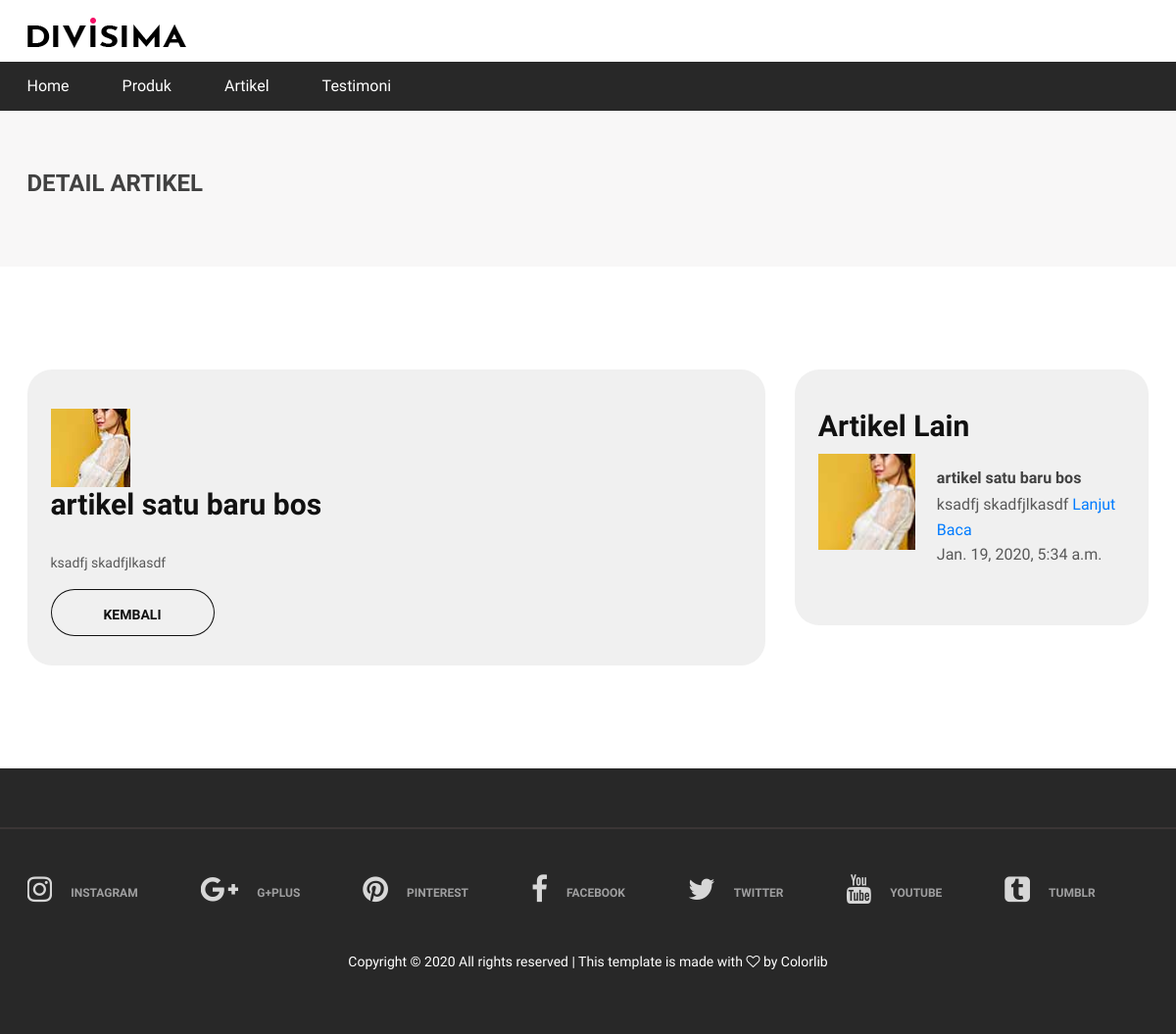
The page /artikel/artikel-satu-baru-bos on the database as committed earlier.
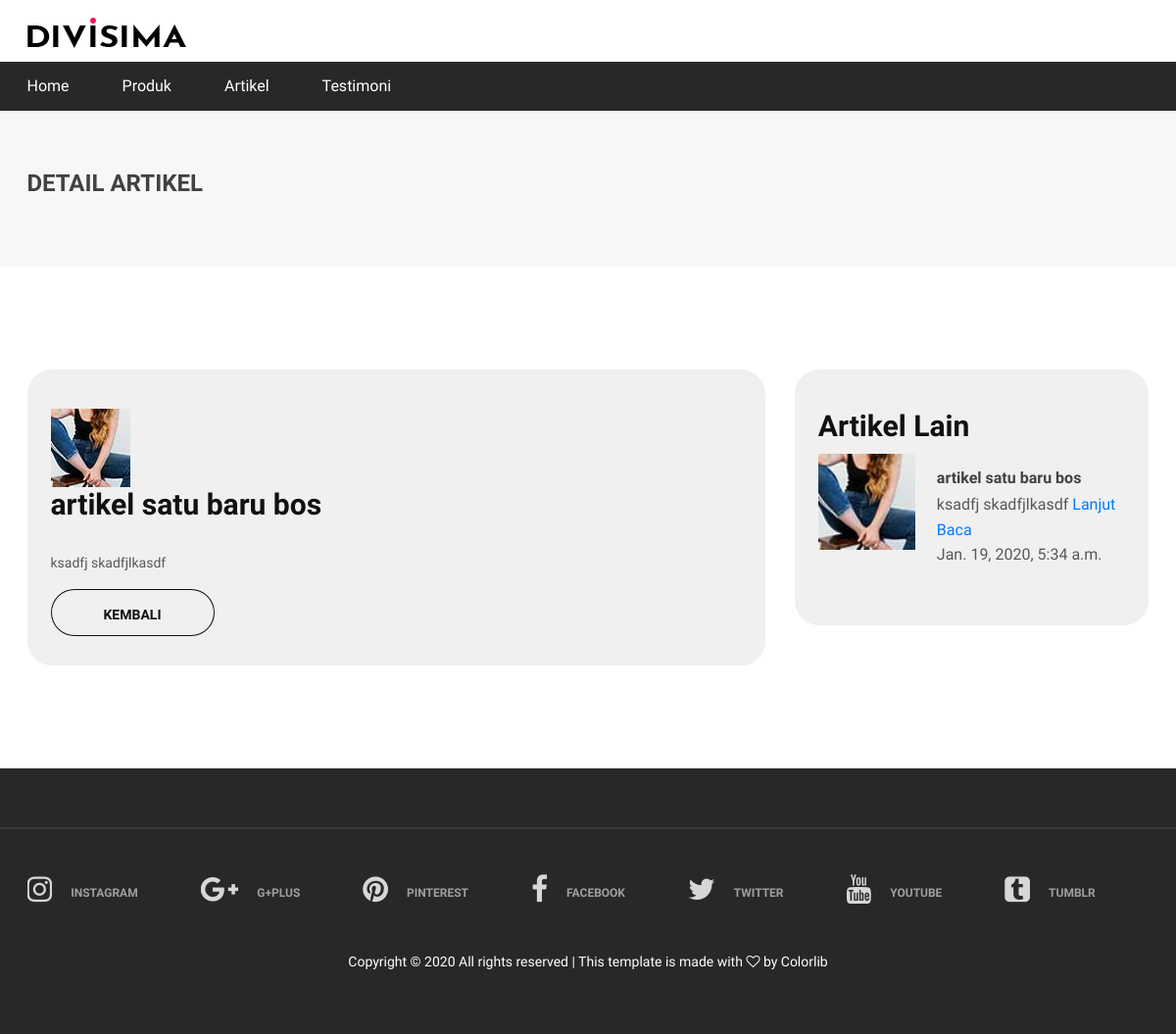
The same page on the database as committed later.
### blog/models.py (models this page shows, shortened)
class artikel(models.Model):
    judul = models.CharField(max_length=50)
    isi = models.TextField(max_length=1000)
    tanggal = models.DateTimeField(auto_now_add=True,blank=True,null=True)
    slug = models.SlugField(editable=False,blank=True,null=True)
    gambar = models.ImageField(upload_to='images/',null=True)
    kategori = models.ForeignKey(kategori_artikel,on_delete=models.SET_NULL,null=True)

### blog/views.py (the view)
# urls.py: path('<slug:blogslug>',views.show,name='show'),
def show(request,blogslug):
    detail_artikel = artikel.objects.get(slug=blogslug)
    artikel_lain = artikel.objects.all().order_by('?')[0:5]
    context = {
        'detail_artikel':detail_artikel,
        'artikel_lain':artikel_lain,
    }
    return render(request,'blog/show.html',context)

### blog/templates/blog/show.html
{% extends 'layout/base.html' %}
{% load static %}
{% block content %}
<div class="page-top-info">
    <div class="container">
        <h4>Detail Artikel</h4>
    </div>
</div>
<section class="checkout-section spad">
    <div class="container">
        <div class="row">
            <div class="col-lg-8 order-1 order-lg-1">
                <div class="checkout-cart">
                    <img src="{{detail_artikel.gambar.url}}" alt="">
                    <br>
                    <h3>{{detail_artikel.judul}}</h3>
                    <p>{{detail_artikel.isi}}</p>
                    <button class="site-btn sb-line sb-dark" onclick="history.go(-1)">Kembali</button>
                </div>
            </div>
            <br>
            <div class="col-lg-4 order-2 order-lg-2">
                <div class="checkout-cart">
                    <h3 style="margin-bottom:10px;">Artikel Lain</h3>
                    <ul class="product-list">
                        <ul class="product-list">
                            {% for row in artikel_lain %}
                            <li>
                                <div class="pl-thumb"><img src="{{row.gambar.url}}" alt=""></div>
                                <h6>{{row.judul}}</h6>
                                <p>{{row.isi}} <a href="#">Lanjut Baca</a></p>
                                <p>{{row.tanggal}}</p>
                            </li>
                            {% endfor %}
                        </ul>
                    </ul>
                </div>
            </div>
        </div>
    </div>
</section>
{% endblock content %}

Rows that differ between the two databases and show on the page:
changed artikel "artikel satu baru bos": gambar: a different picture
